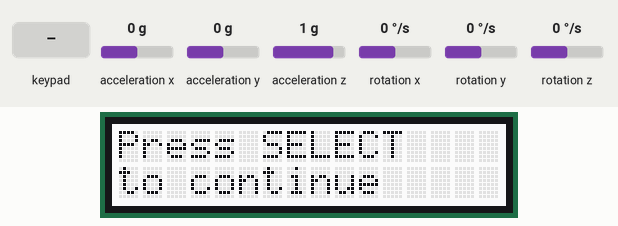
Simulated run of this sketch. Board: Arduino Uno, built with avr-gcc and run on an emulated ATmega328P. Shown: 16×2 character LCD. Inputs (shaded band) come from the test bench; at power-on: acceleration x 0 g, acceleration y 0 g, acceleration z 1 g, rotation x 0 °/s, rotation y 0 °/s, rotation z 0 °/s. What the sketch prints to the serial monitor is not drawn.

Above: at 3.3 s.
3.4 s: key 'U' pressed
At 4.7 s:
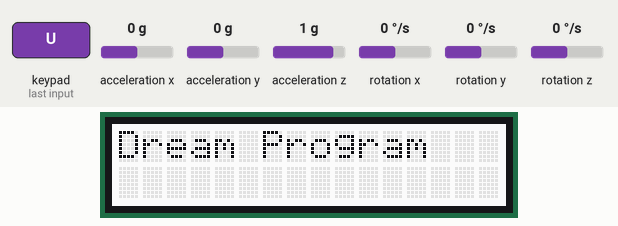
At 6.0 s:
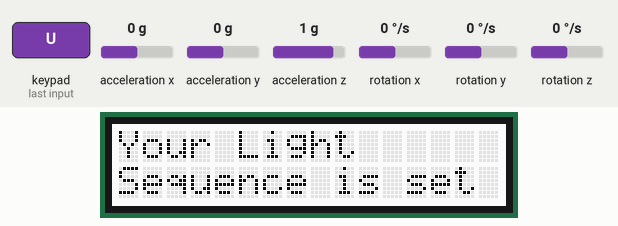
11.9 s: acceleration x set to -1.4 g
At 14.8 s:
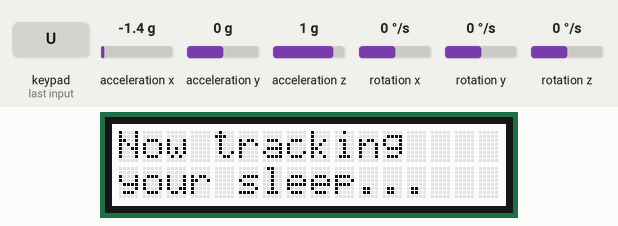
Timing chart, 0 to 16.3 s (numbered marks = the images above; inputs shaded):
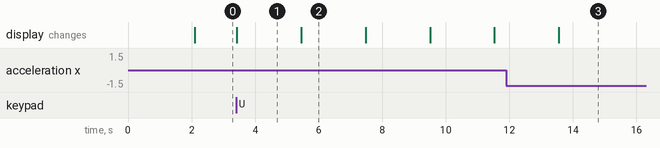

The sketch:

Dream_Program.ino
```cpp
#include <Wire.h>
#include <Adafruit_RGBLCDShield.h>
#include <utility/Adafruit_MCP23017.h>

#include <Wire.h> // Must include Wire library for I2C
#include <SparkFun_MMA8452Q.h> // Includes the SFE_MMA8452Q library

Adafruit_RGBLCDShield lcd = Adafruit_RGBLCDShield();

MMA8452Q accel;

int led = 3;

int p = 0;

#define RED 0x1
#define YELLOW 0x3
#define GREEN 0x2
#define TEAL 0x6
#define BLUE 0x4
#define VIOLET 0x5
#define WHITE 0x7

void setup() {
  // Debugging output
  Serial.begin(9600);

  accel.init();

  // set up the LCD's number of columns and rows:
  lcd.begin(16, 2);

  // Print a message to the LCD. We track how long it takes since
  // this library has been optimized a bit and we're proud of it :)
  //int time = millis();
  //Serial.print("test");
  //lcd.print("Hello, world!");
  //time = millis() - time;
  //Serial.print("Took "); Serial.print(time); Serial.println(" ms");

  lcd.print("Welcome to Luci");
  delay(2000);
  lcd.clear();
  lcd.print("Press SELECT");
  lcd.setCursor(0,1);
  lcd.print("to continue");


  lcd.setBacklight(WHITE);
}

uint8_t i=0;

void loop() {
  lcd.setCursor(0, 1);
  //lcd.print(millis()/1000);
  lcd.setCursor(16,1);
  // set the display to automatically scroll:
//  lcd.autoscroll();
//  // print from 0 to 9:
//  for (int thisChar = 0; thisChar < 10; thisChar++) {
//    lcd.print(thisChar);
//    delay(500);
//  }
//  // turn off automatic scrolling
//  lcd.noAutoscroll();

  uint8_t buttons = lcd.readButtons();

  //button conditionals
  if (buttons){
    lcd.clear();
    lcd.setCursor(0,0);
    if (buttons & BUTTON_SELECT) {

      lcd.setCursor(0,0);
      lcd.print("Luci is");
      lcd.setCursor(0,1);
      lcd.print("a Lucid");

      delay(1500);
      lcd.clear();

      lcd.setCursor(0,0);
      lcd.print("Dreaming");
      lcd.setCursor(0,1);
      lcd.print("Assitant");

      delay(2000);
      lcd.clear();

      lcd.setCursor(0,0);
      lcd.print("Press UP to");
      lcd.setCursor(0,1);
      lcd.print("Begin Program");

//      lcd.setBacklight(RED);
//      delay(2500);
//      lcd.clear();

    }
  }
  if (buttons){
    if (buttons & BUTTON_UP) {
      dreamProgram();
    }
  }

  if (accel.available())
  {
    // First, use accel.read() to read the new variables:
    accel.read();

    // accel.read() will update two sets of variables.
    // * int's x, y, and z will store the signed 12-bit values
    //   read out of the accelerometer.
    // * floats cx, cy, and cz will store the calculated
    //   acceleration from those 12-bit values. These variables
    //   are in units of g's.
    // Check the two function declarations below for an example
    // of how to use these variables.
    printCalculatedAccels();
    //printAccels(); // Uncomment to print digital readings

    // The library also supports the portrait/landscape detection
    //  of the MMA8452Q. Check out this function declaration for
    //  an example of how to use that.
    printOrientation();
    //delay(150);
    Serial.println(); // Print new line every time.
  }

  if(p==1){
    delay(10000);
    for(int k = 0; k < 5; k++){
      digitalWrite(led, HIGH);
      delay(200);
      digitalWrite(led, LOW);
      delay(200);
    }
  }
}

void dreamProgram() {
  uint8_t buttons = lcd.readButtons();

  lcd.setCursor(0,0);
  lcd.print("Dream Program");
  delay(2000);
  lcd.clear();

  lcd.setCursor(0,0);
  lcd.print("Your Light");
  lcd.setCursor(0,1);
  lcd.print("Sequence is set");

  delay(2000);
  lcd.clear();

  lcd.setCursor(0,0);
  lcd.print("Please lie down");

  delay(2000);
  lcd.clear();

  lcd.setCursor(0,0);
  lcd.print("Place the sensor");
  lcd.setCursor(0,1);
  lcd.print("on your bed");

  delay(2000);
  lcd.clear();

  lcd.setCursor(0,0);
  lcd.print("and put on");
  lcd.setCursor(0,1);
  lcd.print("the sleep mask");

  delay(2000);
  lcd.clear();

  lcd.setCursor(0,0);
  lcd.print("Now tracking");
  lcd.setCursor(0,1);
  lcd.print("your sleep...");

  p = 1;

//  if(p==1);{
//    digitalWrite(led, HIGH);
//    delay(100);
//    digitalWrite(led, LOW);
//    delay(100);
//    digitalWrite(led, HIGH);
//    delay(100);
//    digitalWrite(led, LOW);
//    delay(100);
//    digitalWrite(led, HIGH);
//    delay(100);
//    digitalWrite(led, LOW);
//    delay(100);
//    digitalWrite(led, HIGH);
//    delay(100);
//    digitalWrite(led, LOW);
//  }


//  delay(10000);
//  for(int j = 0; j<5; j++){
//    digitalWrite(led, HIGH);
//    delay(100);
//    digitalWrite(led, LOW);
//  }
  //digitalWrite(led, LOW);


//  lcd.setCursor(0,0);
//  lcd.print("Press RIGHT");
//  lcd.setCursor(0,1);
//  lcd.print("To continue");
//
//  delay(2000);
//  lcd.clear();
//
//  lcd.setCursor(0,0);
//  lcd.print("Or press LEFT");
//  lcd.setCursor(0,1);
//  lcd.print("To Change things");


//  if(buttons){
//    if(buttons & BUTTON_RIGHT){
//      lcd.clear();
//      lcd.setCursor(0,0);
//      lcd.print("right");
//    }
//  }
}

void printAccels()
{
  Serial.print(accel.x, 3);
  Serial.print("\t");
  Serial.print(accel.y, 3);
  Serial.print("\t");
  Serial.print(accel.z, 3);
  Serial.print("\t");
}

// This function demonstrates how to use the accel.cx, accel.cy,
//  and accel.cz variables.
// Before using these variables you must call the accel.read()
//  function!
void printCalculatedAccels()
{
  Serial.print(accel.cx, 3);
  Serial.print("\t");
  Serial.print(accel.cy, 3);
  Serial.print("\t");
  Serial.print(accel.cz, 3);
  Serial.print("\t");
}

// This function demonstrates how to use the accel.readPL()
// function, which reads the portrait/landscape status of the
// sensor.
void printOrientation()
{
  // accel.readPL() will return a byte containing information
  // about the orientation of the sensor. It will be either
  // PORTRAIT_U, PORTRAIT_D, LANDSCAPE_R, LANDSCAPE_L, or
  // LOCKOUT.
  byte pl = accel.readPL();
  switch (pl)
  {
  case PORTRAIT_U:
    Serial.print("Portrait Up");
    break;
  case PORTRAIT_D:
    Serial.print("Portrait Down");
    break;
  case LANDSCAPE_R:
    Serial.print("Landscape Right");
    break;
  case LANDSCAPE_L:
    Serial.print("Landscape Left");
    break;
  case LOCKOUT:
    Serial.print("Flat");
    break;
  }
}
```

Measured:
- after the input at 3.4 s, the display: changes at once (image 1)
- what the display in image 1 shows lasts 2.1 s, from 3.4 s to 5.5 s
